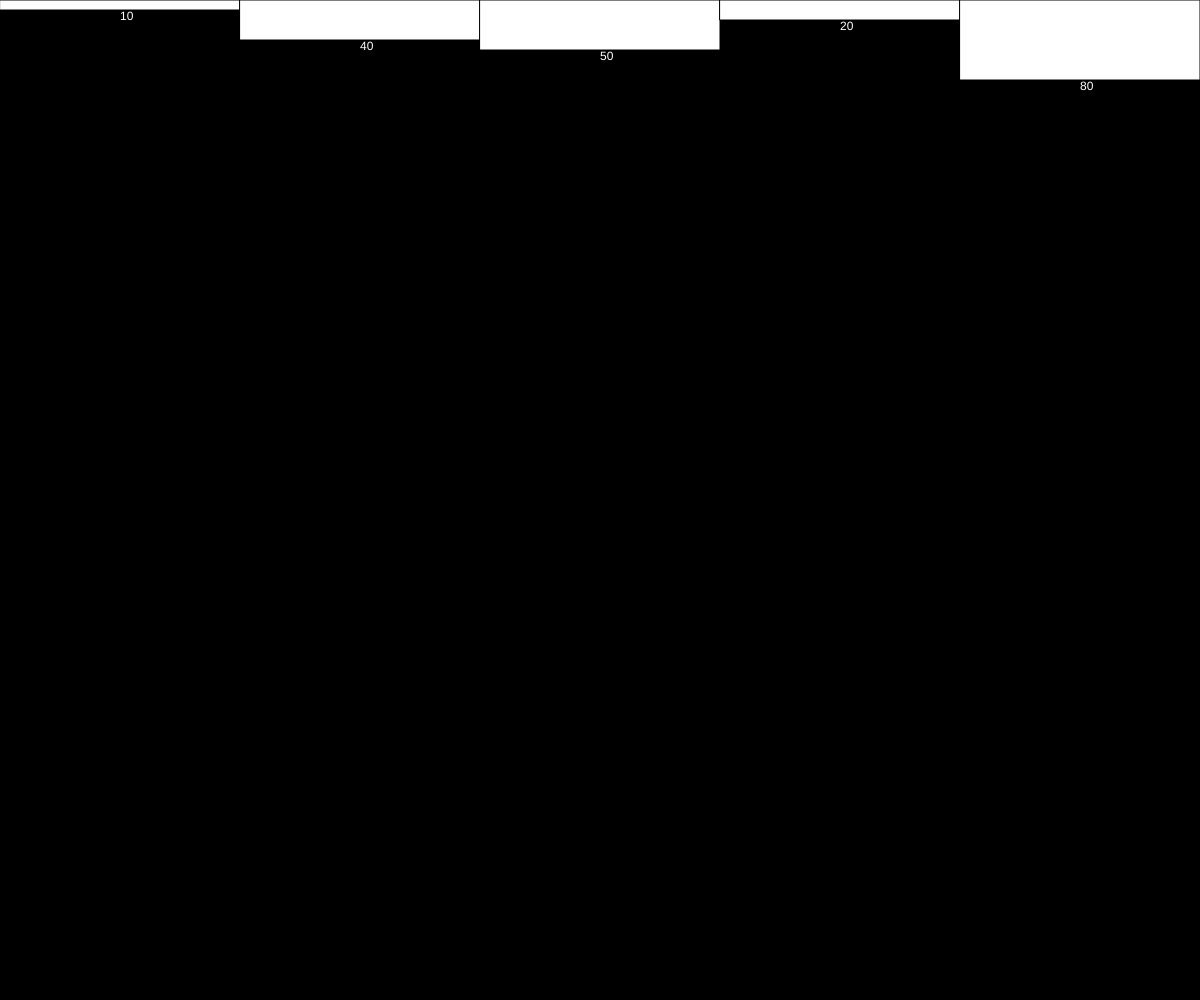
Frame 1 (no input)
Frame 60 (no input): identical to frame 1, image omitted
Frame 120 (the mouse pressed at the canvas centre since frame 60): identical to frame 1, image omitted

The p5.js sketch that drew this single still picture (run headless with seeded random() and noise() and a simulated clock; from frame 60 on, the mouse is pressed at the canvas centre):

// p5.js sketch
// ── sketch.js
let array = [10,40,50,20,80];

function setup() {
	createCanvas(
		window.innerWidth,
		window.innerHeight
	);
}

function draw() {
	let width = window.innerWidth;
	let height = window.innerHeight;
	background(0);
	// Plot array as lines
	 // array to sort
	let n = array.length;
	for (let i=0;i<n;i++){
		rect(i*width/n,0,width/n,array[i]);
		fill(255);
		text(array[i], (i+0.5)*width/n,array[i]+10)
	}
	

}

// function merge_sort(X) {
// 	if (X.length<=1){
// 		return X;
// 	}
// 	let mid = Math.floor(X.length/2);
// 	let L = mergesort(X.slice())
// }
// ── merge_sort.html
<!doctype html>
<html>
  <head>
    <script src="https://cdn.jsdelivr.net/npm/p5@1.1.9/lib/p5.js"></script>
    <script src="sketch.js"></script>
  </head>
  <body style="margin: 0; overflow: hidden;">
  </body>
</html>
